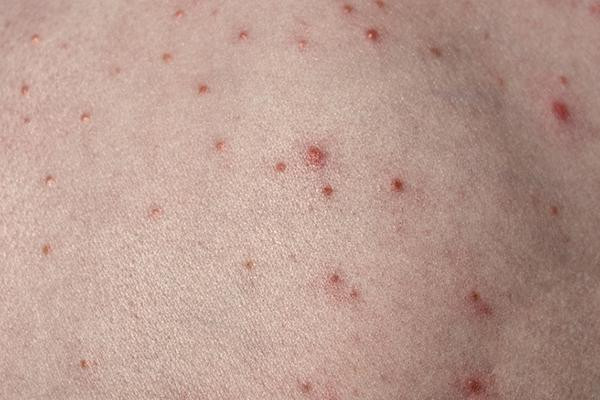
#> input picture src/si.jpg, 600 x 400 px, found by its file name
$ python FDS.py
#> lines starting #> are read from the running program, lines starting #| are printed output that depends on the picture; after the words box and inside, x2 and y2 are one past the last pixel; in counts of white or black regions, pixels touching at a corner belong together
import cv2 as cv
from matplotlib import pyplot as plt

img = cv.imread(r'src\si.jpg')
#> img is the input picture: shape (400, 600, 3); mean B, G, R 144.9, 155.4, 186
img1 = cv.cvtColor(img,cv.COLOR_BGR2RGB)
img2 = cv.cvtColor(img1,cv.COLOR_RGB2HSV)
#> img2: shape (400, 600, 3); mean H, S, V 7.8, 57.6, 186
grayimg = cv.cvtColor(img2,cv.COLOR_BGR2GRAY)
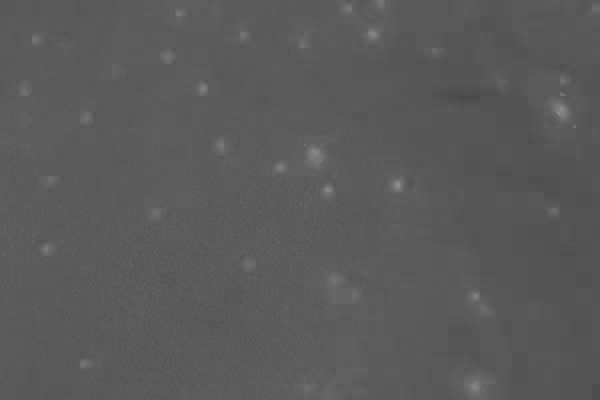
#> grayimg: shape (400, 600); min 72, max 146, mean 90.3

print(img.shape)
#| (400, 600, 3)
print(grayimg.shape)
#| (400, 600)
plt.imshow(grayimg,cmap = 'gray')

ret, thresh = cv.threshold(grayimg,100,255,cv.THRESH_BINARY)
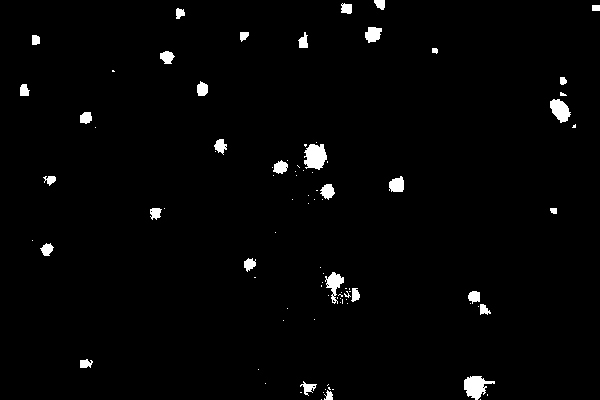
#> thresh: shape (400, 600); 1.9% white; 92 white regions (59 under 20 px)
contours, hierarchy = cv.findContours(thresh, cv.RETR_TREE, cv.CHAIN_APPROX_SIMPLE)
#> contours = 102 contours, 69 with area under 20; largest, box (x1, y1, x2, y2) and area: (304, 144, 327, 170) 404, (464, 376, 495, 400) 374, (550, 99, 571, 123) 290, (325, 272, 344, 304) 228, (365, 27, 382, 43) 172
#cv.drawContours(img, contours, 100, (0, 0, 255), 2)
print(len(contours))
#| 102

folliculitis_count = 0

for cnt in contours:
    area = cv.contourArea(cnt)
    print(area)
    if(area >= 1.0 and area <= 410):
        #folliculitis_count = 1
        folliculitis_count = folliculitis_count +1
        cv.drawContours(img, [cnt], -1, (0, 0, 255), 1)
        x,y,w,h = cv.boundingRect(cnt)
        cv.rectangle(img,(x,y),(x+w,y+h),(0,255,255))
        cv.putText(img,f'{folliculitis_count}',(x+12,y+10),cv.FONT_HERSHEY_SIMPLEX,0.5,(36,255,8),2)
#> this loop made 102 passes
#> (area, x, y, w, h) on passes 6, 12, 14, 17, 22, 33, 36, 43, 49, 50, 53, 55: (41, 324, 390, 9, 10), (77, 300, 381, 17, 15), (374, 464, 376, 31, 24), (67.5, 80, 359, 13, 9), (59.5, 480, 304, 11, 11), (95.5, 468, 291, 12, 13), (69.5, 351, 288, 9, 14), (228.5, 325, 272, 19, 32), (89, 244, 258, 12, 14), (95.5, 40, 243, 14, 13), (26, 550, 208, 7, 6), (84, 150, 208, 12, 12)
#| 0.0
#| 0.0
#| 0.0
#| 0.0
#| 0.0
#| 41.0
#| 0.0
#| 0.0
#> (further printed lines are left out)
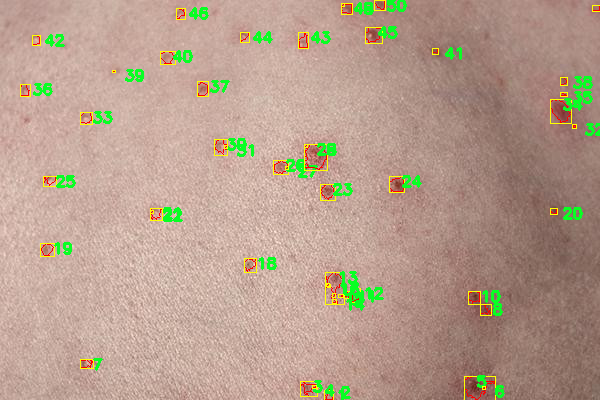
#> img: shape (400, 600, 3); 3.51% of pixels changed, all inside (x1, y1, x2, y2) = (20, 0, 600, 400)
#> after the loop, folliculitis_count = 50
cv.rectangle(img,(5,375),(210,395),(36, 255, 12),2)
cv.putText(img, f'Folliculitis Detected: {folliculitis_count}', (10, 390), cv.FONT_HERSHEY_SIMPLEX, 0.5, (36, 255, 12), 2)
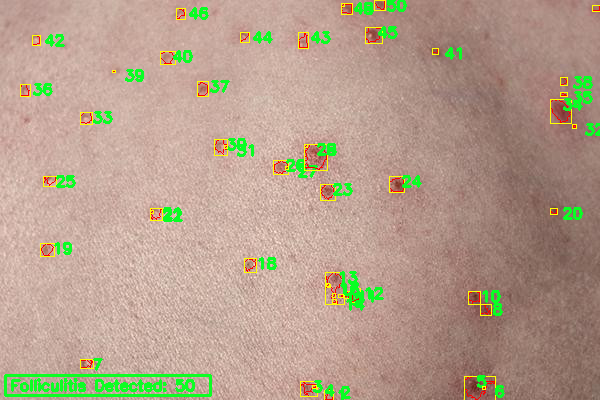
#> img: shape (400, 600, 3); mean B, G, R 139.6, 159, 180.5

cv.imshow('LIVE',cv.resize(img,(800,600)))
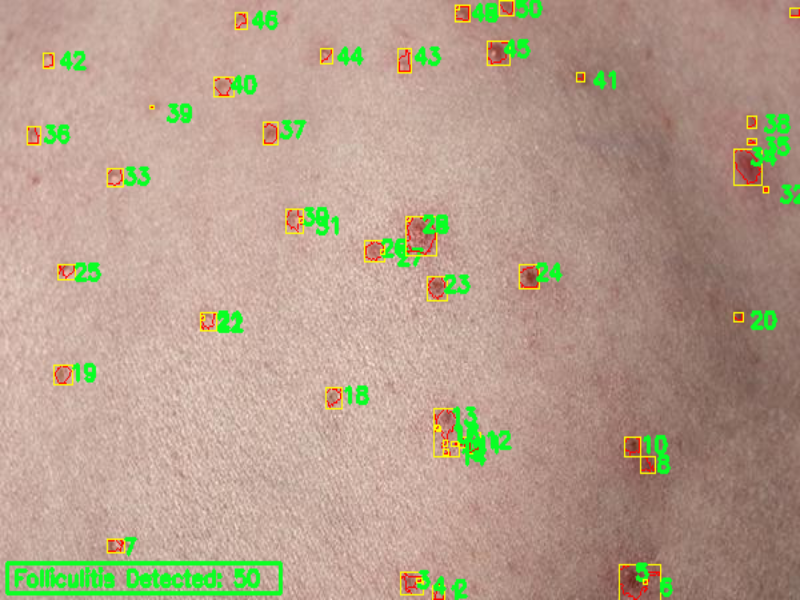
#> window 'LIVE': shape (600, 800, 3); mean B, G, R 139.5, 158.9, 180.5
cv.imshow('HSV',cv.resize(img2, (400, 300)))
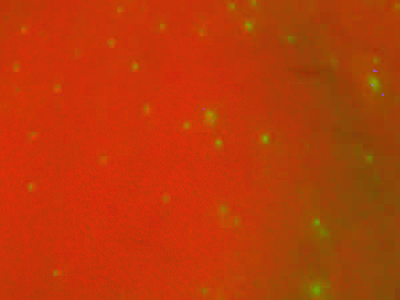
#> window 'HSV': shape (300, 400, 3); mean B, G, R 7.8, 57.5, 185.9
#cv.imshow('GRAY',grayimg)
cv.imshow('THRESHOLD',cv.resize(thresh, (400, 300)))
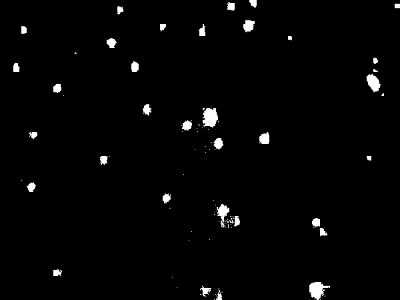
#> window 'THRESHOLD': shape (300, 400); min 0, max 255, mean 4.8

cv.waitKey(0)
cv.destroyAllWindows()
